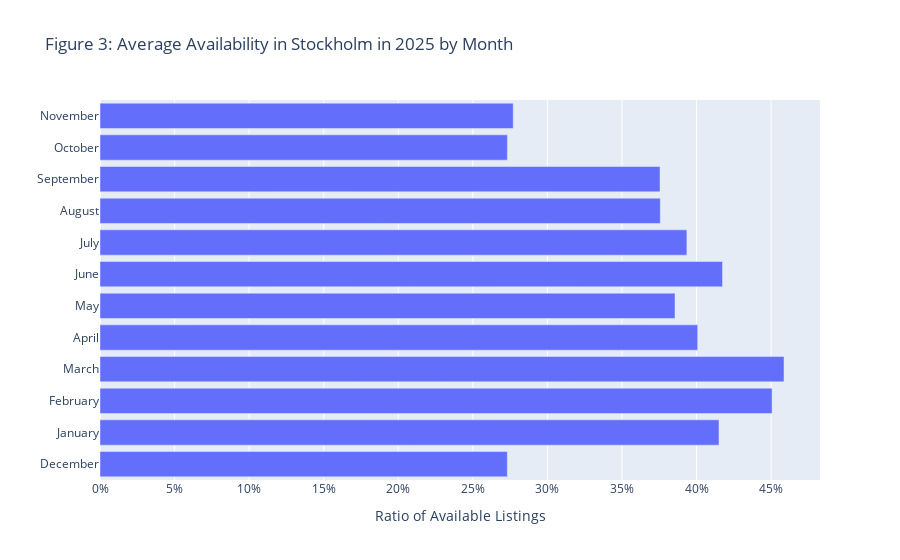

The code cell stored with this chart in its notebook:
### Code cell
# visualization of average availability by month
fig3 = px.bar(mean_of_month, x = 'booked', y = 'date', orientation= 'h',
              title = 'Figure 3: Average Availability in Stockholm in 2025 by Month',
              labels = {'date': '', 'booked': 'Ratio of Available Listings'})
fig3.update_layout(xaxis_tickformat = ".0%")
fig3.show()

### Figure 1 — Plotly figure (JSON) as saved in the notebook; plotly's stock layout.template omitted (floating-point values rounded to 4 significant figures)
{"data": [{"alignmentgroup": "True", "hovertemplate": "Ratio of Available Listings=%{x}<br>=%{y}<extra></extra>", "legendgroup": "", "marker": {"color": "#636efa", "pattern": {"shape": ""}}, "name": "", "offsetgroup": "", "orientation": "h", "showlegend": false, "textposition": "auto", "type": "bar", "x": [0.2731, 0.415, 0.4506, 0.4586, 0.4008, 0.3855, 0.4174, 0.3935, 0.3757, 0.3755, 0.2732, 0.2771], "xaxis": "x", "y": ["December", "January", "February", "March", "April", "May", "June", "July", "August", "September", "October", "November"], "yaxis": "y"}], "layout": {"barmode": "relative", "legend": {"tracegroupgap": 0}, "title": {"text": "Figure 3: Average Availability in Stockholm in 2025 by Month"}, "xaxis": {"anchor": "y", "domain": [0, 1], "tickformat": ".0%", "title": {"text": "Ratio of Available Listings"}}, "yaxis": {"anchor": "x", "domain": [0, 1], "title": {"text": ""}}}}
